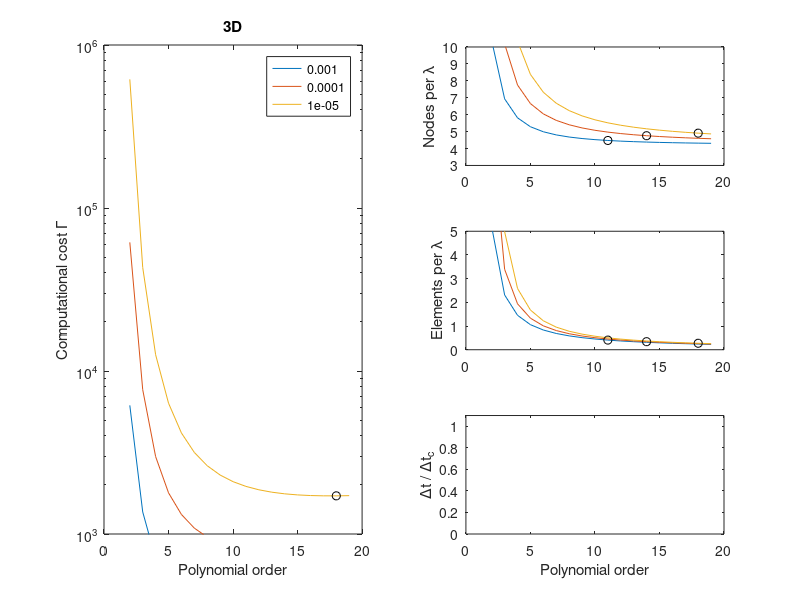
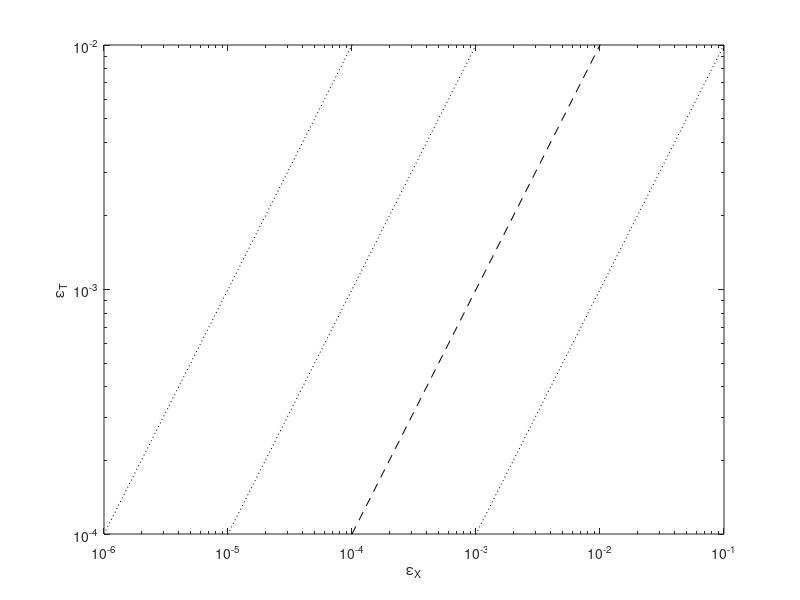

Write the MATLAB code that produced these figures, in order. (Note: this script raises an error after producing the figures.)
% Computational cost = total number of multiplications in the computation of internal forces
% needed to propagate a wave over NL wavelengths

REPLOT = 0;
PROB = {'2DSH' '2DPSV', '3D'};
PROB = {'3D'}; % 1D, 2DSH, 2DPSV, 3D
epsilon = 10.^(-[3:5]); % = Delta_T / T
TIME_SCHEME = 'PEFRL'; 

load P_dx_wmax
P=P(2:end)';
wmax = wmax(2:end)';
%wmax = 7/12 *P.*(P+2); % approximation 1
%wmax = 0.64*P.^2 +0.57*P +1; % approximation 2

A = (factorial(P)./factorial(2*P)).^2 ./(2*P.*(2*P+1));
%A = (exp(1)/4./P).^(2*P) ./(4*P.*(2*P+1)); % with Stirling's approximation

% from time discretization:
switch TIME_SCHEME
  case 'IDEAL',	C=0; 	B=0; 	Q=0; 	N=0;
  case 'PV', 	C = 2; 	B = 1/24;Q = 2;N = 1;
  case 'CPV',  	C=2*sqrt(3); B=1/720; Q = 4; N=2;
  case 'PFR', 	C=1.5734; ; B = 6.61431e-2; Q = 4; N = 3;
  case 'PEFRL',	C=2.97633; B=1/12500; Q = 4; N=4;
end

nj=length(PROB);

if REPLOT
  for k=1:nj,figure(k),hold on,end
  linetype = '--';
else
  for k=1:nj, figure(k),clf, end
  linetype = '-';
end

for jplot=1:nj,

  figure(jplot)
  switch PROB{jplot}
    case '1D'   , E = P+1; D=1;
    case '2DSH' , E = 4*(P+2); D=2;
    case '2DPSV', E = 8*(P+3); D=2;
    case '3D'   , E = 9*(2*P+11); D=3;
  end
  E = E.*(1+P).^D;
  Wmax = wmax*sqrt(D);
  
  % loop on epsilon
  for k=1:length(epsilon),

   % optimal cost w.r.t. dt and h
    kh = (Q*D./(Q*D+2*P) *epsilon(k)./A ).^(1./(2*P)); 	% wavenumber*h
    dtw = (2*P./(Q*D+2*P) *epsilon(k)/B ).^(1/Q) ;	% omega*Delta_t
    Cost(:,k) = N*E ./( kh.^D .* dtw );
    ppw(:,k) = 2*pi*P./kh; 				% points per wavelength
    epw(:,k) = 2*pi./kh; 				% elements per wavelength
    dt(:,k) = dtw .* Wmax./kh/C ; 			% Delta_t / critical_Delta_t

   % optimal w.r.t. p
    [cm(k),im]=min(Cost(:,k));
    Pm(k) = P(im);
    ppwm(k) = ppw( im, k);
    epwm(k) = epw( im, k);
    dtm(k) = dt( im, k);

  end

  subplot(1,2,1)
  semilogy(P,Cost,linetype, Pm,cm,'ko') 
  axis([0 20 1e3 1e6])
  title(PROB{jplot})
  ylabel('Computational cost \Gamma')
  legend(num2str(epsilon','%g'))
  xlabel('Polynomial order')
  
  subplot(3,2,2)
  plot( P, ppw,linetype, Pm, ppwm,'ko' )
  axis([0 20 3 10])
  ylabel('Nodes per \lambda')

  subplot(3,2,4)
  plot( P, epw,linetype, Pm, epwm,'ko' )
  axis([0 20 0 5])
  ylabel('Elements per \lambda')

  subplot(3,2,6)
  plot( P, dt ,linetype, Pm,dtm,'ko')
  axis([0 20 0 1.1])
  ylabel('\Deltat / \Deltat_c')

  xlabel('Polynomial order')

end

%  figure(2)
%  semilogx(epsilon,Pm,[linetype 'o'])
%  xlabel('Accuracy \Delta T / T')
%  ylabel('Optimal order p_{opt}'); 
%  legend(PROB)

figure(5)
eta = 0.5; % Delta_t / Delta_t_critical
for G=[4.5 5 6 10],
  ex = A.*(2*pi*P/G).^(2*P);
  et = B*(eta*C./Wmax*2*pi.*P/G).^Q;
%  subplot(121)
  loglog(ex,et, '-s')
  hold all 
%  subplot(122)
%  loglog(ex+et,et./ex, '-s')
%  hold all 
end
%subplot(121)
e=[1e-6 1]; loglog(e,e,'k--',e,0.1*e,'k:',e,10*e,'k:', e,100*e,'k:')
hold off
axis([1e-6 1e-1 1e-4 1e-2])
xlabel('\epsilon_X'), ylabel('\epsilon_T')
legend('G = 4.5','5','6','10','\epsilon_T = \epsilon_X', 'location','NW')
text(0.02,6e-3,'p=2')
text(3e-5,1.2e-4,'p=19')


figure(6)
e = logspace(-6,-2,20);
ps = [2 3 4 6 10 15];
for p = ps,
  semilogx(e, 2*pi*p .*(A(find(P==p))./e).^(1/2/p) )
  hold all
end
hold off
axis([1e-6 1e-3 0 30])
legend(num2str(ps'))
xlabel('\epsilon_X')
ylabel('G')

figure(7)
ps = [2 4 6 10 15];
t = [0:2*pi/200:pi/2];
for p = ps,
  k = ( cos(t).^(2*p+2) + sin(t).^(2*p+2) ).^(-1/2/p) ;
  plot( cos(t).*k, sin(t).*k )
  hold all
end
hold off
axis equal square
legend(num2str(ps'), 'location','SW')
xlabel('\kappa_x / \kappa')
ylabel('\kappa_y / \kappa')
